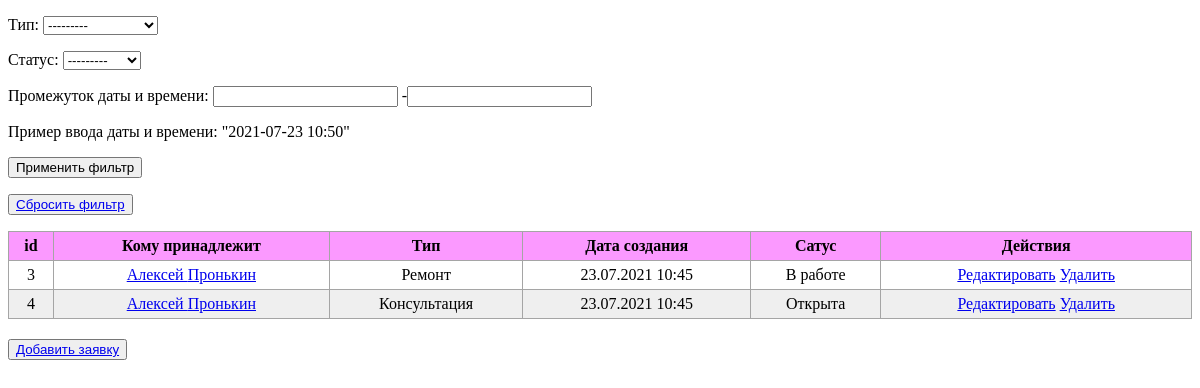
The page /queries (signed in) on the database as committed earlier.
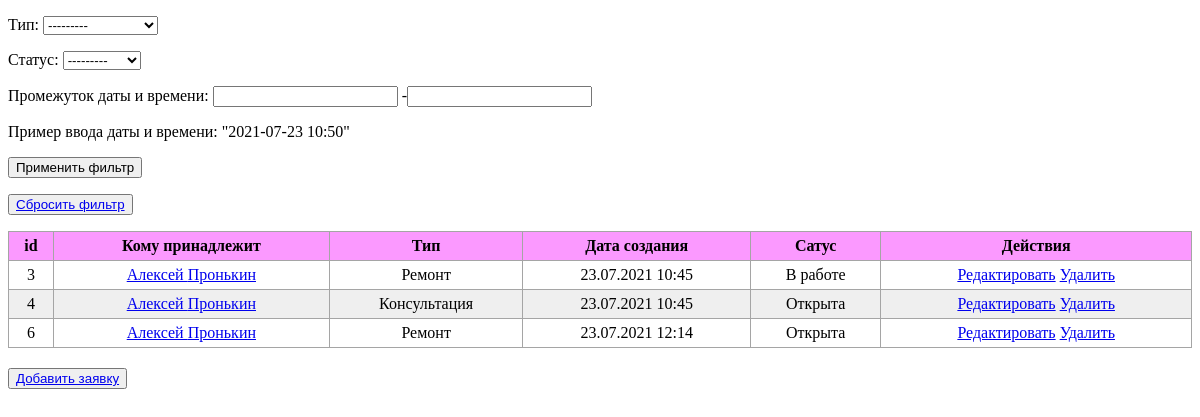
The same page on the database as committed later.
### CRM/models.py (models this page shows, shortened)
class Query(models.Model):
    repair = 'RE'
    service = 'SE'
    consultation = 'CO'
    FIELD_TYPE = [
        (repair, 'Ремонт'),
        (service, 'Обслуживание'),
        (consultation, 'Консультация')
    ]
    open = 'OP'
    in_work = 'IW'
    close = 'CL'
    FIELD_STATUS = [
        (open, 'Открыта'),
        (in_work, 'В работе'),
        (close, 'Закрыта')
    ]
    client = models.ForeignKey(Client, on_delete=models.CASCADE)
    type = models.CharField(max_length=2, choices=FIELD_TYPE)
    query_date_creation = models.DateTimeField(auto_now_add=True)
    status = models.CharField(max_length=2, choices=FIELD_STATUS)

class Client(models.Model):
    name = models.CharField(max_length=255, default='clientname')
    last_name = models.CharField(max_length=255, default='clientlastname')
    email = models.EmailField(null=True)

### CRM/views.py (the view)
# urls.py: path('queries', QueryList.as_view()),
@method_decorator(staff_member_required, name='dispatch')
class QueryList(ListView):
    model = Query
    queryset = Query.objects.all()
    template_name = 'query_list.html'
    context_object_name = 'queries'
    def get_context_data(self, **kwargs):
        context = super().get_context_data(**kwargs)
        context['filter'] = QueriesFilter(self.request.GET, queryset=self.get_queryset())
        return context

### templates/query_list.html (shortened to what this page needs)
{% extends 'default.html' %}
{% block content %}
    <form method="GET">
        {{ filter.form.as_p }}
        <p>Пример ввода даты и времени: "2021-07-23 10:50"</p>
        <p><input type="submit" value="Применить фильтр"></p>
    </form>
    <p><button><a href="/queries">Сбросить фильтр</a></button></p>
    <table>
            <tr>
                <th>id</th>
                <th>Кому принадлежит</th>
                <th>Тип</th>
                <th>Дата создания</th>
                <th>Сатус</th>
                <th>Действия</th>
            </tr>
            {% for query in filter.qs %}
                <tr>
                    <td>{{ query.id }}</td>
                    <td><a href="/clients/{{ query.client.id }}">{{ query.client.name }} {{ query.client.last_name }}</a></td>
                    <td>{{ query.get_type_display }}</td>
                    <td>{{ query.query_date_creation|date:'d.m.Y H:i' }}</td>
                    <td>{{ query.get_status_display }}</td>
                    <td><a href="queries/{{ query.id }}">Редактировать</a> <a href="/queries/delete/{{ query.id }}">Удалить</a></td>
                </tr>
            {% endfor %}
        </table>
    <button><a href="queries/add">Добавить заявку</a></button>
{% endblock content %}

### templates/default.html (shortened to what this page needs)
{% load static %}
<!DOCTYPE html>
<html lang="ru">
<head>
    <link rel="stylesheet" href="{% static 'style/style.css' %}">
</head>
<body>
    {% block content %}{% endblock content %}
</body>
</html>

### static/style/style.css (style rules this page uses)
table { text-align: center; width: 100%; margin-bottom: 20px; border: 1px solid #a5a5a5; border-collapse: collapse; }
th { font-weight: bold; padding: 5px; background: #fb99ff; border: 1px solid #a5a5a5; }
td { border: 1px solid #a5a5a5; padding: 5px; }
tr:nth-child(2n+1) { background: #efefef; }

Rows that differ between the two databases and show on the page:
added Query: id "6", client.name "Алексей", client.last_name "Пронькин", type "Ремонт", query_date_creation "23.07.2021 12:14", status "Открыта"
